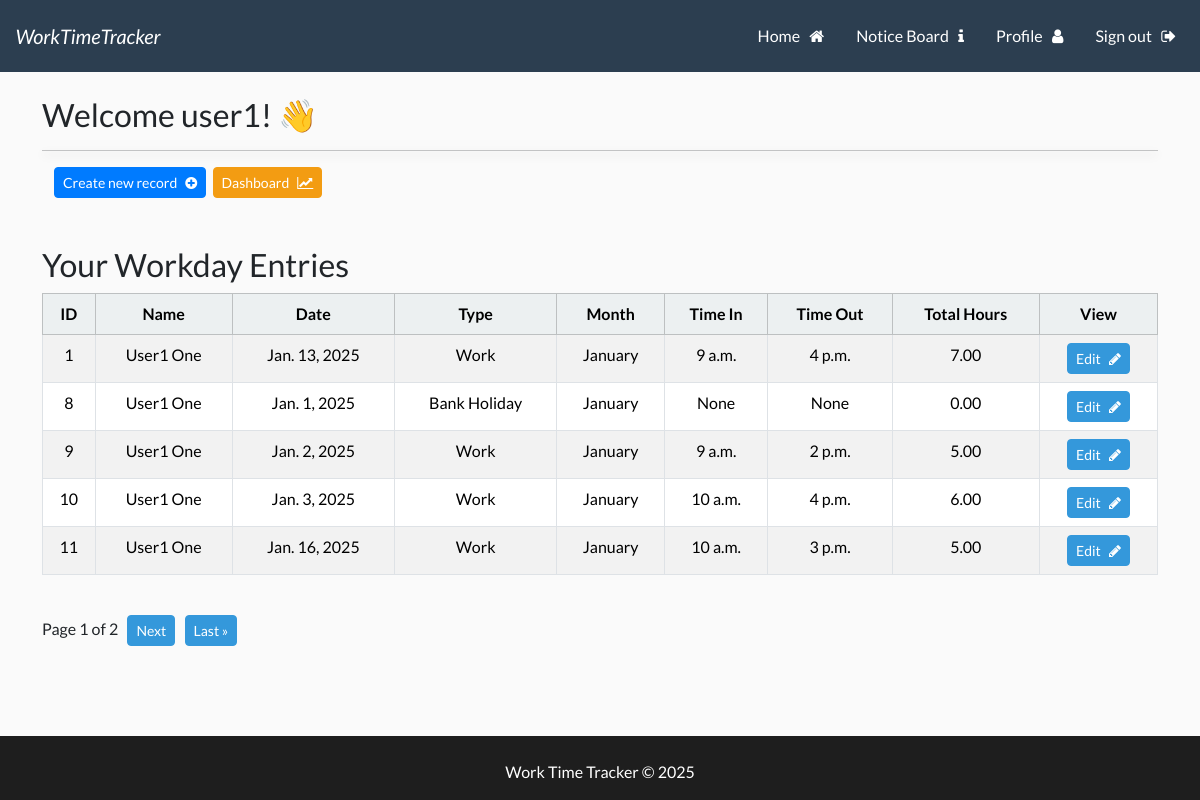
Before: /wttapp (signed in) with the older database file.
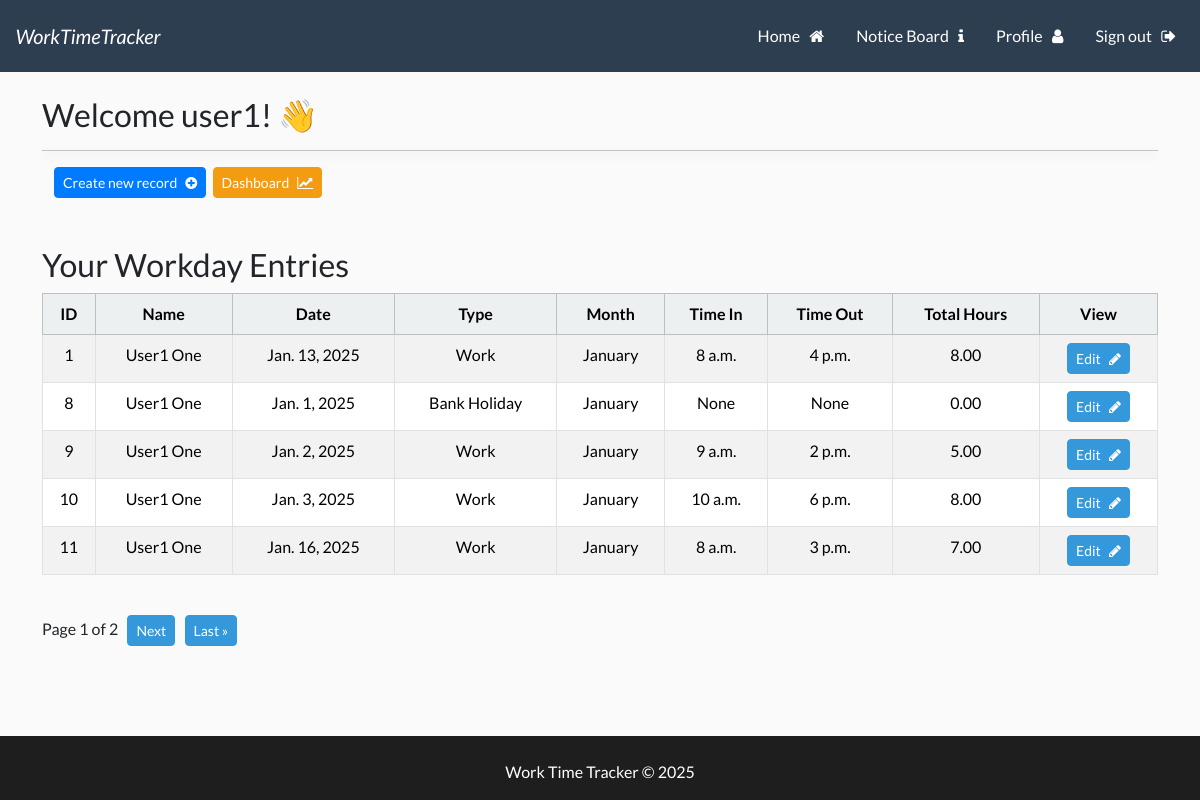
After: the same page with the newer database file.
### wttapp/models.py (models this page shows, shortened)
class Workday(models.Model):
    user = models.ForeignKey(User, related_name='user_workdays', on_delete=models.CASCADE)
    WORKDAY_TYPE_CHOICES = [
        ('Work', 'Work'),
        ('Sick Leave', 'Sick Leave'),
        ('Annual Leave', 'Annual Leave'),
        ('Bank Holiday', 'Bank Holiday'),
    ]
    MONTH_CHOICES = [
        ('January', 'January'),
        ('February', 'February'),
        ('March', 'March'),
        ('April', 'April'),
        ('May', 'May'),
        ('June', 'June'),
        ('July', 'July'),
        ('August', 'August'),
        ('September', 'September'),
        ('October', 'October'),
        ('November', 'November'),
        ('December', 'December'),
    ]
    id = models.AutoField(primary_key=True)
    date = models.DateField()
    month = models.CharField(
        max_length=20,
        choices=MONTH_CHOICES,
        default=get_current_month,
    )
    workday_type = models.CharField(
        max_length=20,
        choices=WORKDAY_TYPE_CHOICES,
        default='Work',
    )
    time_in = models.TimeField(blank=True, null=True)
    time_out = models.TimeField(blank=True, null=True)
    @property
    def total_hours(self):
        if self.time_in and self.time_out:
            time_in_dt = datetime.combine(date.today(), self.time_in)
            time_out_dt = datetime.combine(date.today(), self.time_out)
            time_diff = time_out_dt - time_in_dt
            return time_diff.total_seconds() / 3600  # Convert seconds to hours
        return 0

### UserLogin/models.py (models this page shows, shortened)
class UserProfile(models.Model):
    user = models.OneToOneField(User, related_name='user_profile', on_delete=models.CASCADE)
    username = models.CharField(max_length=150, editable=False)  # Automatically populated
    firstname = models.CharField(max_length=30, null=False, editable=True)  # Automatically populated
    lastname = models.CharField(max_length=150, null=False, editable=True)  # Automatically populated
    email = models.EmailField(null=True, editable=True)  # Automatically populated
    emergency_contact = models.CharField(max_length=100, blank=True, null=True, help_text="Emergency contact name and number.")
    manager_name = models.ForeignKey(
        User,
        related_name='user_manager',
        on_delete=models.SET_NULL,
        blank=True,
        null=True,
    )
    POSITION_CHOICES = [
        ('Staff', 'Staff'),
        ('Manager', 'Manager'),
        ('System Admin', 'System Admin'),
    ]
    position = models.CharField(
        max_length=20,
        choices=POSITION_CHOICES,
        default='Staff',
        help_text="This can be edited by your manager or System admin."
    )
    STATUS_CHOICES = [
        ('Active', 'Active'),
        ('Former', 'Former'),
    ]
    status = models.CharField(
        max_length=10,
        choices=STATUS_CHOICES,
        default='Active',
        help_text="User status (Active or Former)."
    )
    profile_picture = models.ImageField(upload_to='profile_pictures', blank=True, null=True)

### wttapp/views.py (the view)
# urls.py: 2. Add a URL to urlpatterns:  path('', views.home, name='home')
@login_required
def home(request):
    user_profile = UserProfile.objects.get(user=request.user)
    if user_profile.status == 'Active' and user_profile.position in ['System Admin', 'Manager']:
        records_list = Workday.objects.select_related('user__user_profile').all()  # Show all records
    else:
        records_list = Workday.objects.select_related('user__user_profile').filter(user=request.user)  # Show only the user's records
    paginator = Paginator(records_list, 5)  # Show 3 records per page
    page = request.GET.get('page', 1)  # Get the current page number from the request
    try:
        records = paginator.page(page)
    except PageNotAnInteger:
        records = paginator.page(1)
    except EmptyPage:
        records = paginator.page(paginator.num_pages)
    return render(request, 'wttapp/home.html', {'records': records, 'user_profile': user_profile})

### templates/wttapp/home.html (shortened to what this page needs)
{% extends 'base.html' %}
{% load static %}
{% block content %}
<h3> Welcome {{user}}! 👋 </h3>
<hr>
<div class="container-fluid">
    <div class="row">
        <div class="col-md-6 col-12">
                <a class="btn btn-primary btn-sm" href="{% url 'create_record' %}">Create new record &nbsp; <i class="fa fa-plus-circle" aria-hidden="true"></i></a>&nbsp;
                <a class="btn btn-warning btn-sm ml-auto" href="{% url 'dashboard' %}">Dashboard &nbsp; <i class="fa fa-line-chart" aria-hidden="true"></i></a>
        </div>
    </div>
</div>
<br><br>
{% if user_profile.status == 'Active' and user_profile.position in 'System Admin Manager' %}
    <h3>All Workday Entries</h3>
{% else %}
    <h3>Your Workday Entries</h3>
{% endif %}
<table class="table table-hover table-striped  table-bordered text-center">
    <thead class="table-light">
        <tr>
            <th scope="col">ID</th>
            <th scope="col">Name</th>
            <th scope="col">Date</th>
            <th scope="col">Type</th>
            <th scope="col">Month</th>
            <th scope="col">Time In</th>
            <th scope="col">Time Out</th>
            <th scope="col">Total Hours</th>
            <th scope="col">View</th>
        </tr>
    </thead>
    <tbody>
        {% if records %}
        {% for record in records %}
        <tr>
            <td>{{ record.id }}</td>
            <td>{{ record.user.user_profile.firstname }} {{ record.user.user_profile.lastname }} </td>
            <td>{{ record.date }}</td>
            <td>{{ record.get_workday_type_display }}</td>
            <td>{{ record.get_month_display }}</td>
            <td>{{ record.time_in }}</td>
            <td>{{ record.time_out }}</td>
            <td>{{ record.total_hours|floatformat:2 }}</td>
            <td>
                <a href="{% url 'edit_workday' record.id %}" class="btn btn-info btn-sm">Edit &nbsp; <i class="fa fa-pencil" aria-hidden="true"></i></a>
        </tr>
        {% endfor %}
        {% endif %}
    </tbody>
</table>
<br>
<div class="pagination">
    <span class="step-links">
        <span class="current">
            Page {{ records.number }} of {{ records.paginator.num_pages }} &nbsp;
        </span>
        {% if records.has_next %}
        <a class="btn btn-info btn-sm btn-secondary" href="?page={{ records.next_page_number }}">Next</a> &nbsp;
        <a class="btn btn-info btn-sm btn-secondary" href="?page={{ records.paginator.num_pages }}">Last &raquo;</a>
        {% endif %}
    </span>
</div>
{% endblock %}

### templates/base.html (shortened to what this page needs)
{% load static %}
<!DOCTYPE html>
<html lang="en">
<head>
    <link href="https://bootswatch.com/5/flatly/bootstrap.min.css" rel="stylesheet">
    <link rel="stylesheet" href="https://cdnjs.cloudflare.com/ajax/libs/font-awesome/4.7.0/css/font-awesome.min.css">
    <link rel="stylesheet" href="{% static 'css/styles.css' %}">
    <link rel="stylesheet" href="https://cdn.jsdelivr.net/npm/flatpickr/dist/flatpickr.min.css">
</head>
<body>
    {% include 'navbar.html' %}
    <div class="container">
        <br>
        {% block content %}{% endblock %}
    </div>
</body>
</html>

### templates/navbar.html (shortened to what this page needs)
<nav class="navbar navbar-expand-lg navbar-dark bg-primary justify-content-center">
    <a class="navbar-brand main-heading ml-auto logo" href="{% url 'index' %}">&nbsp; &nbsp; <i>WorkTimeTracker</i></a>
    <div class="collapse navbar-collapse text-center" id="navbarNavDropdown">
        <ul class="navbar-nav ms-auto">
            {% if user.is_authenticated %}
            <li class="nav-item me-3">
                <a class="nav-link" href="{% url 'index' %}">Home &nbsp; <i class="fa fa-home" aria-hidden="true"></i>
                </a>
            </li>
            <li class="nav-item me-3">
                <a class="nav-link" href="#">Notice Board &nbsp; <i class="fa fa-info" aria-hidden="true"></i> </a>
            </li>
            <li class="nav-item me-3">
                <a class="nav-link" href="{% url 'profile' %}">Profile &nbsp; <i class="fa fa-user"
                        aria-hidden="true"></i> </a>
            </li>
            <li class="nav-item me-3">
                <a class="nav-link" href="{% url 'login' %}">Sign out &nbsp; <i class="fa fa-sign-out"
                        aria-hidden="true"></i> </a>
            </li>
        </ul>
        {% endif %}
    </div>
</nav>
<footer>
    <div class="container footer-container">
        <br>
        <p class="text-center">Work Time Tracker &copy; 2025</p>
    </div>
</footer>

### static/css/styles.css (style rules this page uses)
hr { box-shadow: 0 4px 10px rgba(0.8, 0.8, 0.8, 0.8); }
a { text-decoration: none; }
body { margin: 0; background-color: #fafafa; }
.logo { float: left; }
footer { position: fixed; left: 0; bottom: 0; width: 100%; background-color: #1e1e1e; color: white; text-align: center; padding: 0 40px; text-decoration: none; }
.btn-primary { background-color: #007bff; border-color: #007bff; }

Changed rows visible on the page:
changed Workday "Jan. 13, 2025": time_in "9 a.m." → "8 a.m."; total_hours "7.00" → "8.00"
changed Workday "Jan. 3, 2025": time_out "4 p.m." → "6 p.m."; total_hours "6.00" → "8.00"
changed Workday "Jan. 16, 2025": time_in "10 a.m." → "8 a.m."; total_hours "5.00" → "7.00"
